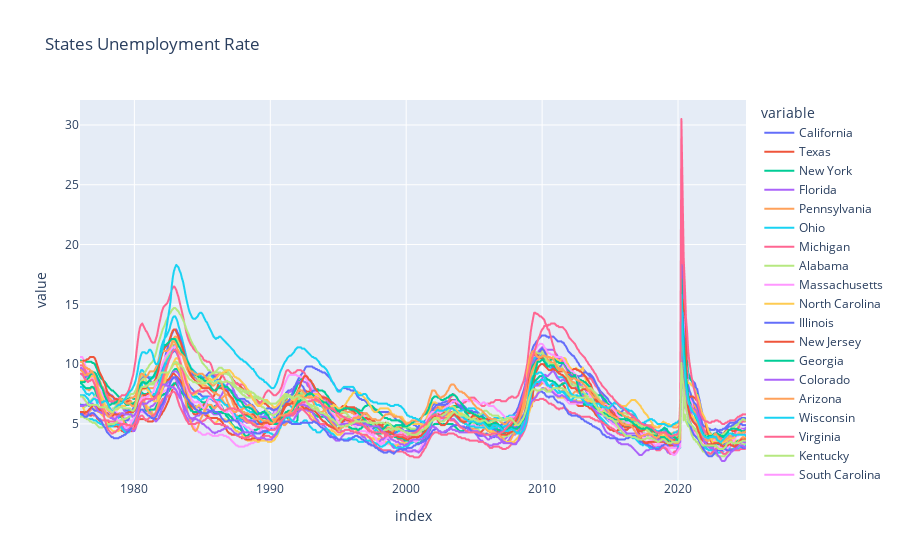

Notebook cell for this chart:
### Code cell
px.line(final_result, title='States Unemployment Rate')

### Figure 1 — Plotly figure (JSON) as saved in the notebook; plotly's stock layout.template omitted (floating-point values rounded to 4 significant figures; data arrays with more than 128 entries replaced by an {"elided": "..."} marker saying what was removed)
{"data": [{"hovertemplate": "variable=California<br>index=%{x}<br>value=%{y}<extra></extra>", "legendgroup": "California", "line": {"color": "#636efa", "dash": "solid"}, "marker": {"symbol": "circle"}, "mode": "lines", "name": "California", "showlegend": true, "type": "scattergl", "x": {"elided": "589 str values"}, "xaxis": "x", "y": {"elided": "589 float values"}, "yaxis": "y"}, {"hovertemplate": "variable=Texas<br>index=%{x}<br>value=%{y}<extra></extra>", "legendgroup": "Texas", "line": {"color": "#EF553B", "dash": "solid"}, "marker": {"symbol": "circle"}, "mode": "lines", "name": "Texas", "showlegend": true, "type": "scattergl", "x": {"elided": "589 str values"}, "xaxis": "x", "y": {"elided": "589 float values"}, "yaxis": "y"}, {"hovertemplate": "variable=New York<br>index=%{x}<br>value=%{y}<extra></extra>", "legendgroup": "New York", "line": {"color": "#00cc96", "dash": "solid"}, "marker": {"symbol": "circle"}, "mode": "lines", "name": "New York", "showlegend": true, "type": "scattergl", "x": {"elided": "589 str values"}, "xaxis": "x", "y": {"elided": "589 float values"}, "yaxis": "y"}, {"hovertemplate": "variable=Florida<br>index=%{x}<br>value=%{y}<extra></extra>", "legendgroup": "Florida", "line": {"color": "#ab63fa", "dash": "solid"}, "marker": {"symbol": "circle"}, "mode": "lines", "name": "Florida", "showlegend": true, "type": "scattergl", "x": {"elided": "589 str values"}, "xaxis": "x", "y": {"elided": "589 float values"}, "yaxis": "y"}, {"hovertemplate": "variable=Pennsylvania<br>index=%{x}<br>value=%{y}<extra></extra>", "legendgroup": "Pennsylvania", "line": {"color": "#FFA15A", "dash": "solid"}, "marker": {"symbol": "circle"}, "mode": "lines", "name": "Pennsylvania", "showlegend": true, "type": "scattergl", "x": {"elided": "589 str values"}, "xaxis": "x", "y": {"elided": "589 float values"}, "yaxis": "y"}, {"hovertemplate": "variable=Ohio<br>index=%{x}<br>value=%{y}<extra></extra>", "legendgroup": "Ohio", "line": {"color": "#19d3f3", "dash": "solid"}, "marker": {"symbol": "circle"}, "mode": "lines", "name": "Ohio", "showlegend": true, "type": "scattergl", "x": {"elided": "589 str values"}, "xaxis": "x", "y": {"elided": "589 float values"}, "yaxis": "y"}, {"hovertemplate": "variable=Michigan<br>index=%{x}<br>value=%{y}<extra></extra>", "legendgroup": "Michigan", "line": {"color": "#FF6692", "dash": "solid"}, "marker": {"symbol": "circle"}, "mode": "lines", "name": "Michigan", "showlegend": true, "type": "scattergl", "x": {"elided": "589 str values"}, "xaxis": "x", "y": {"elided": "589 float values"}, "yaxis": "y"}, {"hovertemplate": "variable=Alabama<br>index=%{x}<br>value=%{y}<extra></extra>", "legendgroup": "Alabama", "line": {"color": "#B6E880", "dash": "solid"}, "marker": {"symbol": "circle"}, "mode": "lines", "name": "Alabama", "showlegend": true, "type": "scattergl", "x": {"elided": "589 str values"}, "xaxis": "x", "y": {"elided": "589 float values"}, "yaxis": "y"}, {"hovertemplate": "variable=Massachusetts<br>index=%{x}<br>value=%{y}<extra></extra>", "legendgroup": "Massachusetts", "line": {"color": "#FF97FF", "dash": "solid"}, "marker": {"symbol": "circle"}, "mode": "lines", "name": "Massachusetts", "showlegend": true, "type": "scattergl", "x": {"elided": "589 str values"}, "xaxis": "x", "y": {"elided": "589 float values"}, "yaxis": "y"}, {"hovertemplate": "variable=North Carolina<br>index=%{x}<br>value=%{y}<extra></extra>", "legendgroup": "North Carolina", "line": {"color": "#FECB52", "dash": "solid"}, "marker": {"symbol": "circle"}, "mode": "lines", "name": "North Carolina", "showlegend": true, "type": "scattergl", "x": {"elided": "589 str values"}, "xaxis": "x", "y": {"elided": "589 float values"}, "yaxis": "y"}, {"hovertemplate": "variable=Illinois<br>index=%{x}<br>value=%{y}<extra></extra>", "legendgroup": "Illinois", "line": {"color": "#636efa", "dash": "solid"}, "marker": {"symbol": "circle"}, "mode": "lines", "name": "Illinois", "showlegend": true, "type": "scattergl", "x": {"elided": "589 str values"}, "xaxis": "x", "y": {"elided": "589 float values"}, "yaxis": "y"}, {"hovertemplate": "variable=New Jersey<br>index=%{x}<br>value=%{y}<extra></extra>", "legendgroup": "New Jersey", "line": {"color": "#EF553B", "dash": "solid"}, "marker": {"symbol": "circle"}, "mode": "lines", "name": "New Jersey", "showlegend": true, "type": "scattergl", "x": {"elided": "589 str values"}, "xaxis": "x", "y": {"elided": "589 float values"}, "yaxis": "y"}, {"hovertemplate": "variable=Georgia<br>index=%{x}<br>value=%{y}<extra></extra>", "legendgroup": "Georgia", "line": {"color": "#00cc96", "dash": "solid"}, "marker": {"symbol": "circle"}, "mode": "lines", "name": "Georgia", "showlegend": true, "type": "scattergl", "x": {"elided": "589 str values"}, "xaxis": "x", "y": {"elided": "589 float values"}, "yaxis": "y"}, {"hovertemplate": "variable=Colorado<br>index=%{x}<br>value=%{y}<extra></extra>", "legendgroup": "Colorado", "line": {"color": "#ab63fa", "dash": "solid"}, "marker": {"symbol": "circle"}, "mode": "lines", "name": "Colorado", "showlegend": true, "type": "scattergl", "x": {"elided": "589 str values"}, "xaxis": "x", "y": {"elided": "589 float values"}, "yaxis": "y"}, {"hovertemplate": "variable=Arizona<br>index=%{x}<br>value=%{y}<extra></extra>", "legendgroup": "Arizona", "line": {"color": "#FFA15A", "dash": "solid"}, "marker": {"symbol": "circle"}, "mode": "lines", "name": "Arizona", "showlegend": true, "type": "scattergl", "x": {"elided": "589 str values"}, "xaxis": "x", "y": {"elided": "589 float values"}, "yaxis": "y"}, {"hovertemplate": "variable=Wisconsin<br>index=%{x}<br>value=%{y}<extra></extra>", "legendgroup": "Wisconsin", "line": {"color": "#19d3f3", "dash": "solid"}, "marker": {"symbol": "circle"}, "mode": "lines", "name": "Wisconsin", "showlegend": true, "type": "scattergl", "x": {"elided": "589 str values"}, "xaxis": "x", "y": {"elided": "589 float values"}, "yaxis": "y"}, {"hovertemplate": "variable=Virginia<br>index=%{x}<br>value=%{y}<extra></extra>", "legendgroup": "Virginia", "line": {"color": "#FF6692", "dash": "solid"}, "marker": {"symbol": "circle"}, "mode": "lines", "name": "Virginia", "showlegend": true, "type": "scattergl", "x": {"elided": "589 str values"}, "xaxis": "x", "y": {"elided": "589 float values"}, "yaxis": "y"}, {"hovertemplate": "variable=Kentucky<br>index=%{x}<br>value=%{y}<extra></extra>", "legendgroup": "Kentucky", "line": {"color": "#B6E880", "dash": "solid"}, "marker": {"symbol": "circle"}, "mode": "lines", "name": "Kentucky", "showlegend": true, "type": "scattergl", "x": {"elided": "589 str values"}, "xaxis": "x", "y": {"elided": "589 float values"}, "yaxis": "y"}, {"hovertemplate": "variable=South Carolina<br>index=%{x}<br>value=%{y}<extra></extra>", "legendgroup": "South Carolina", "line": {"color": "#FF97FF", "dash": "solid"}, "marker": {"symbol": "circle"}, "mode": "lines", "name": "South Carolina", "showlegend": true, "type": "scattergl", "x": {"elided": "589 str values"}, "xaxis": "x", "y": {"elided": "589 float values"}, "yaxis": "y"}, {"hovertemplate": "variable=New Mexico<br>index=%{x}<br>value=%{y}<extra></extra>", "legendgroup": "New Mexico", "line": {"color": "#FECB52", "dash": "solid"}, "marker": {"symbol": "circle"}, "mode": "lines", "name": "New Mexico", "showlegend": true, "type": "scattergl", "x": {"elided": "589 str values"}, "xaxis": "x", "y": {"elided": "589 float values"}, "yaxis": "y"}, {"hovertemplate": "variable=Minnesota<br>index=%{x}<br>value=%{y}<extra></extra>", "legendgroup": "Minnesota", "line": {"color": "#636efa", "dash": "solid"}, "marker": {"symbol": "circle"}, "mode": "lines", "name": "Minnesota", "showlegend": true, "type": "scattergl", "x": {"elided": "589 str values"}, "xaxis": "x", "y": {"elided": "589 float values"}, "yaxis": "y"}, {"hovertemplate": "variable=Tennessee<br>index=%{x}<br>value=%{y}<extra></extra>", "legendgroup": "Tennessee", "line": {"color": "#EF553B", "dash": "solid"}, "marker": {"symbol": "circle"}, "mode": "lines", "name": "Tennessee", "showlegend": true, "type": "scattergl", "x": {"elided": "589 str values"}, "xaxis": "x", "y": {"elided": "589 float values"}, "yaxis": "y"}, {"hovertemplate": "variable=Washington<br>index=%{x}<br>value=%{y}<extra></extra>", "legendgroup": "Washington", "line": {"color": "#00cc96", "dash": "solid"}, "marker": {"symbol": "circle"}, "mode": "lines", "name": "Washington", "showlegend": true, "type": "scattergl", "x": {"elided": "589 str values"}, "xaxis": "x", "y": {"elided": "589 float values"}, "yaxis": "y"}, {"hovertemplate": "variable=Maryland<br>index=%{x}<br>value=%{y}<extra></extra>", "legendgroup": "Maryland", "line": {"color": "#ab63fa", "dash": "solid"}, "marker": {"symbol": "circle"}, "mode": "lines", "name": "Maryland", "showlegend": true, "type": "scattergl", "x": {"elided": "589 str values"}, "xaxis": "x", "y": {"elided": "589 float values"}, "yaxis": "y"}, {"hovertemplate": "variable=Oregon<br>index=%{x}<br>value=%{y}<extra></extra>", "legendgroup": "Oregon", "line": {"color": "#FFA15A", "dash": "solid"}, "marker": {"symbol": "circle"}, "mode": "lines", "name": "Oregon", "showlegend": true, "type": "scattergl", "x": {"elided": "589 str values"}, "xaxis": "x", "y": {"elided": "589 float values"}, "yaxis": "y"}, {"hovertemplate": "variable=West Virginia<br>index=%{x}<br>value=%{y}<extra></extra>", "legendgroup": "West Virginia", "line": {"color": "#19d3f3", "dash": "solid"}, "marker": {"symbol": "circle"}, "mode": "lines", "name": "West Virginia", "showlegend": true, "type": "scattergl", "x": {"elided": "589 str values"}, "xaxis": "x", "y": {"elided": "589 float values"}, "yaxis": "y"}, {"hovertemplate": "variable=Nevada<br>index=%{x}<br>value=%{y}<extra></extra>", "legendgroup": "Nevada", "line": {"color": "#FF6692", "dash": "solid"}, "marker": {"symbol": "circle"}, "mode": "lines", "name": "Nevada", "showlegend": true, "type": "scattergl", "x": {"elided": "589 str values"}, "xaxis": "x", "y": {"elided": "589 float values"}, "yaxis": "y"}, {"hovertemplate": "variable=Arkansas<br>index=%{x}<br>value=%{y}<extra></extra>", "legendgroup": "Arkansas", "line": {"color": "#B6E880", "dash": "solid"}, "marker": {"symbol": "circle"}, "mode": "lines", "name": "Arkansas", "showlegend": true, "type": "scattergl", "x": {"elided": "589 str values"}, "xaxis": "x", "y": {"elided": "589 float values"}, "yaxis": "y"}], "layout": {"legend": {"title": {"text": "variable"}, "tracegroupgap": 0}, "title": {"text": "States Unemployment Rate"}, "xaxis": {"anchor": "y", "domain": [0, 1], "title": {"text": "index"}}, "yaxis": {"anchor": "x", "domain": [0, 1], "title": {"text": "value"}}}}
